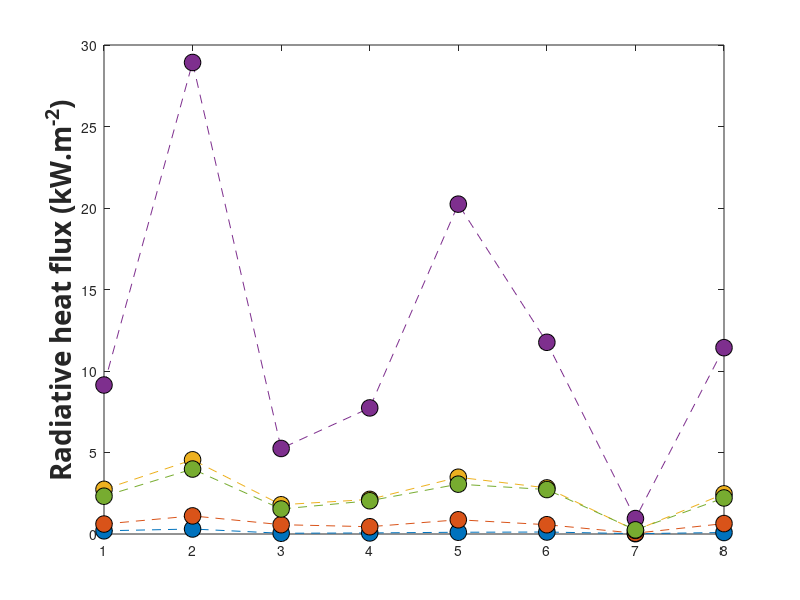

Source code (MATLAB): (Note: this script raises an error after producing the figure.)
clear;
close all;
%AS3959 sensitivity analysis fuel consumption forest FDI 100 BAL 29 Radiative heat flux 

Radiative_heat_flux_fuel_20percent = [0.195887783	0.30699591	0.04527482	0.065422249	0.107459468	0.12171728	0.020096152	0.092049218];
Radiative_heat_flux_fuel_40percent = [0.611072835	1.1111905	0.5719042	0.44730306	0.87333616	0.57045098	0.04858318	0.63945849];
Radiative_heat_flux_fuel_60percent = [2.7380921	4.551600267	1.794053373	2.1225147	3.4820991	2.8280207	0.221674853	2.4624849];
Radiative_heat_flux_fuel_80percent = [9.139787825	28.92777833	5.2475223	7.7357576	20.23617567	11.760551	0.94641192	11.43184195];
Radiative_heat_flux_fuel_Thomas = [2.317654975	3.985072167	1.53417111	2.039502	3.0577521	2.7275203	0.252656073	2.2113113];


plot([Radiative_heat_flux_fuel_20percent],'o--','MarkerSize',12,'MarkerEdgeColor','black','MarkerFaceColor',[0, 0.4470, 0.7410]);
hold on
plot([Radiative_heat_flux_fuel_40percent],'o--','MarkerSize',12,'MarkerEdgeColor','black','MarkerFaceColor',[0.8500, 0.3250, 0.0980]);
plot([Radiative_heat_flux_fuel_60percent],'o--','MarkerSize',12,'MarkerEdgeColor','black','MarkerFaceColor',[0.9290, 0.6940, 0.1250]);
plot([Radiative_heat_flux_fuel_80percent],'o--','MarkerSize',12,'MarkerEdgeColor','black','MarkerFaceColor',[0.4940, 0.1840, 0.5560]);
plot([Radiative_heat_flux_fuel_Thomas],'o--','MarkerSize',12,'MarkerEdgeColor','black','MarkerFaceColor',[0.4660, 0.6740, 0.1880]);



ylabel('Radiative heat flux (kW.m^{-2})','FontWeight','bold','FontSize',20,...
    'FontName','Calibri');





ax = gca;
ax.XTickLabels = {'Roof','Gutter','Sub-floor','Door','Deck','Window','Back wall','Front wall'};
grid on;


box on
xtickangle(45)
xlabel('Location','FontWeight','bold','FontSize',20,...
    'FontName','Calibri');

set(gca,'fontsize',18);

legend('fuel consumption 20%','fuel consumption 40%','fuel consumption 60%','fuel consumption 80%','fuel consumption Thomas et al.')
